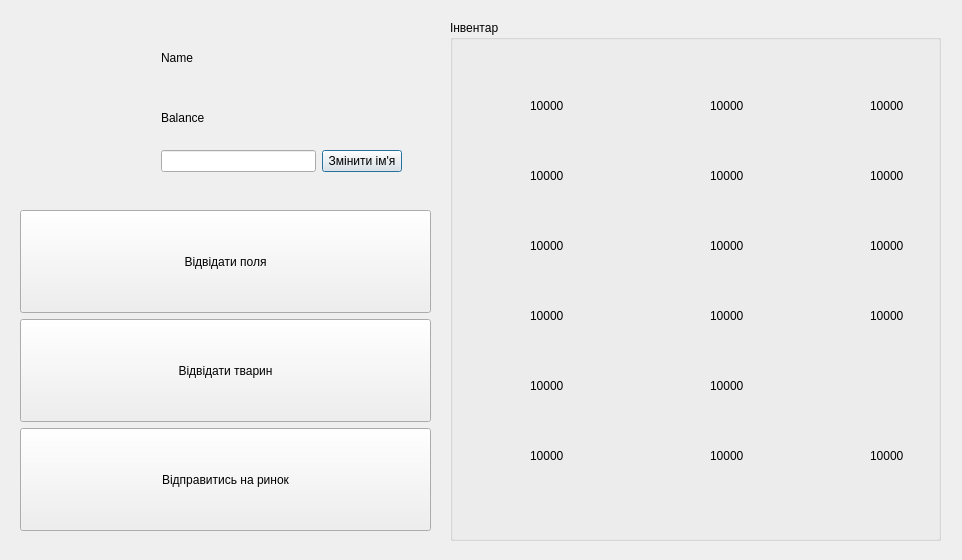
<?xml version="1.0" encoding="UTF-8"?>
<ui version="4.0">
 <class>Cabinet</class>
 <widget class="QDialog" name="Cabinet">
  <property name="geometry">
   <rect>
    <x>0</x>
    <y>0</y>
    <width>962</width>
    <height>560</height>
   </rect>
  </property>
  <property name="windowTitle">
   <string>Dialog</string>
  </property>
  <widget class="QLabel" name="accPic">
   <property name="geometry">
    <rect>
     <x>30</x>
     <y>30</y>
     <width>111</width>
     <height>111</height>
    </rect>
   </property>
   <property name="maximumSize">
    <size>
     <width>250</width>
     <height>250</height>
    </size>
   </property>
   <property name="text">
    <string/>
   </property>
   <property name="pixmap">
    <pixmap resource="res.qrc">:/pic/accPict.png</pixmap>
   </property>
  </widget>
  <widget class="QGroupBox" name="groupBox">
   <property name="enabled">
    <bool>true</bool>
   </property>
   <property name="geometry">
    <rect>
     <x>450</x>
     <y>20</y>
     <width>491</width>
     <height>521</height>
    </rect>
   </property>
   <property name="styleSheet">
    <string notr="true">font: 18pt &quot;Segoe UI&quot;;

</string>
   </property>
   <property name="title">
    <string>Інвентар</string>
   </property>
   <widget class="QLabel" name="s_carrot">
    <property name="geometry">
     <rect>
      <x>10</x>
      <y>50</y>
      <width>61</width>
      <height>61</height>
     </rect>
    </property>
    <property name="text">
     <string/>
    </property>
   </widget>
   <widget class="QLabel" name="s_potato">
    <property name="geometry">
     <rect>
      <x>10</x>
      <y>120</y>
      <width>61</width>
      <height>61</height>
     </rect>
    </property>
    <property name="text">
     <string/>
    </property>
   </widget>
   <widget class="QLabel" name="s_onion">
    <property name="geometry">
     <rect>
      <x>10</x>
      <y>190</y>
      <width>61</width>
      <height>61</height>
     </rect>
    </property>
    <property name="text">
     <string/>
    </property>
   </widget>
   <widget class="QLabel" name="s_cucumber">
    <property name="geometry">
     <rect>
      <x>10</x>
      <y>260</y>
      <width>61</width>
      <height>61</height>
     </rect>
    </property>
    <property name="text">
     <string/>
    </property>
   </widget>
   <widget class="QLabel" name="s_tomato">
    <property name="geometry">
     <rect>
      <x>10</x>
      <y>330</y>
      <width>61</width>
      <height>61</height>
     </rect>
    </property>
    <property name="text">
     <string/>
    </property>
   </widget>
   <widget class="QLabel" name="s_sunflower">
    <property name="geometry">
     <rect>
      <x>10</x>
      <y>400</y>
      <width>61</width>
      <height>61</height>
     </rect>
    </property>
    <property name="text">
     <string/>
    </property>
   </widget>
   <widget class="QLabel" name="h_onion">
    <property name="geometry">
     <rect>
      <x>190</x>
      <y>190</y>
      <width>61</width>
      <height>61</height>
     </rect>
    </property>
    <property name="text">
     <string/>
    </property>
   </widget>
   <widget class="QLabel" name="h_carrot">
    <property name="geometry">
     <rect>
      <x>190</x>
      <y>50</y>
      <width>61</width>
      <height>61</height>
     </rect>
    </property>
    <property name="text">
     <string/>
    </property>
   </widget>
   <widget class="QLabel" name="h_tomato">
    <property name="geometry">
     <rect>
      <x>190</x>
      <y>330</y>
      <width>61</width>
      <height>61</height>
     </rect>
    </property>
    <property name="text">
     <string/>
    </property>
   </widget>
   <widget class="QLabel" name="h_cucumber">
    <property name="geometry">
     <rect>
      <x>190</x>
      <y>260</y>
      <width>61</width>
      <height>61</height>
     </rect>
    </property>
    <property name="text">
     <string/>
    </property>
   </widget>
   <widget class="QLabel" name="h_sunflower">
    <property name="geometry">
     <rect>
      <x>190</x>
      <y>400</y>
      <width>61</width>
      <height>61</height>
     </rect>
    </property>
    <property name="text">
     <string/>
    </property>
   </widget>
   <widget class="QLabel" name="h_potato">
    <property name="geometry">
     <rect>
      <x>190</x>
      <y>120</y>
      <width>61</width>
      <height>61</height>
     </rect>
    </property>
    <property name="text">
     <string/>
    </property>
   </widget>
   <widget class="QLabel" name="lab_s_carrot">
    <property name="geometry">
     <rect>
      <x>80</x>
      <y>70</y>
      <width>41</width>
      <height>31</height>
     </rect>
    </property>
    <property name="styleSheet">
     <string notr="true">font: 700 italic 10pt &quot;Respect Narrow&quot;;</string>
    </property>
    <property name="text">
     <string>10000</string>
    </property>
   </widget>
   <widget class="QLabel" name="lab_s_potato">
    <property name="geometry">
     <rect>
      <x>80</x>
      <y>140</y>
      <width>41</width>
      <height>31</height>
     </rect>
    </property>
    <property name="styleSheet">
     <string notr="true">font: 700 italic 10pt &quot;Respect Narrow&quot;;</string>
    </property>
    <property name="text">
     <string>10000</string>
    </property>
   </widget>
   <widget class="QLabel" name="lab_s_onion">
    <property name="geometry">
     <rect>
      <x>80</x>
      <y>210</y>
      <width>41</width>
      <height>31</height>
     </rect>
    </property>
    <property name="styleSheet">
     <string notr="true">font: 700 italic 10pt &quot;Respect Narrow&quot;;</string>
    </property>
    <property name="text">
     <string>10000</string>
    </property>
   </widget>
   <widget class="QLabel" name="lab_s_cucumber">
    <property name="geometry">
     <rect>
      <x>80</x>
      <y>280</y>
      <width>41</width>
      <height>31</height>
     </rect>
    </property>
    <property name="styleSheet">
     <string notr="true">font: 700 italic 10pt &quot;Respect Narrow&quot;;</string>
    </property>
    <property name="text">
     <string>10000</string>
    </property>
   </widget>
   <widget class="QLabel" name="lab_s_tomato">
    <property name="geometry">
     <rect>
      <x>80</x>
      <y>350</y>
      <width>41</width>
      <height>31</height>
     </rect>
    </property>
    <property name="styleSheet">
     <string notr="true">font: 700 italic 10pt &quot;Respect Narrow&quot;;</string>
    </property>
    <property name="text">
     <string>10000</string>
    </property>
   </widget>
   <widget class="QLabel" name="lab_s_sunflower">
    <property name="geometry">
     <rect>
      <x>80</x>
      <y>420</y>
      <width>41</width>
      <height>31</height>
     </rect>
    </property>
    <property name="styleSheet">
     <string notr="true">font: 700 italic 10pt &quot;Respect Narrow&quot;;</string>
    </property>
    <property name="text">
     <string>10000</string>
    </property>
   </widget>
   <widget class="QLabel" name="lab_h_carrot">
    <property name="geometry">
     <rect>
      <x>260</x>
      <y>70</y>
      <width>41</width>
      <height>31</height>
     </rect>
    </property>
    <property name="styleSheet">
     <string notr="true">font: 700 italic 10pt &quot;Respect Narrow&quot;;</string>
    </property>
    <property name="text">
     <string>10000</string>
    </property>
   </widget>
   <widget class="QLabel" name="lab_h_cucumber">
    <property name="geometry">
     <rect>
      <x>260</x>
      <y>280</y>
      <width>41</width>
      <height>31</height>
     </rect>
    </property>
    <property name="styleSheet">
     <string notr="true">font: 700 italic 10pt &quot;Respect Narrow&quot;;</string>
    </property>
    <property name="text">
     <string>10000</string>
    </property>
   </widget>
   <widget class="QLabel" name="lab_h_tomato">
    <property name="geometry">
     <rect>
      <x>260</x>
      <y>350</y>
      <width>41</width>
      <height>31</height>
     </rect>
    </property>
    <property name="styleSheet">
     <string notr="true">font: 700 italic 10pt &quot;Respect Narrow&quot;;</string>
    </property>
    <property name="text">
     <string>10000</string>
    </property>
   </widget>
   <widget class="QLabel" name="lab_h_sunflower">
    <property name="geometry">
     <rect>
      <x>260</x>
      <y>420</y>
      <width>41</width>
      <height>31</height>
     </rect>
    </property>
    <property name="styleSheet">
     <string notr="true">font: 700 italic 10pt &quot;Respect Narrow&quot;;</string>
    </property>
    <property name="text">
     <string>10000</string>
    </property>
   </widget>
   <widget class="QLabel" name="lab_h_onion">
    <property name="geometry">
     <rect>
      <x>260</x>
      <y>210</y>
      <width>41</width>
      <height>31</height>
     </rect>
    </property>
    <property name="styleSheet">
     <string notr="true">font: 700 italic 10pt &quot;Respect Narrow&quot;;</string>
    </property>
    <property name="text">
     <string>10000</string>
    </property>
   </widget>
   <widget class="QLabel" name="lab_h_potato">
    <property name="geometry">
     <rect>
      <x>260</x>
      <y>140</y>
      <width>41</width>
      <height>31</height>
     </rect>
    </property>
    <property name="styleSheet">
     <string notr="true">font: 700 italic 10pt &quot;Respect Narrow&quot;;</string>
    </property>
    <property name="text">
     <string>10000</string>
    </property>
   </widget>
   <widget class="QLabel" name="eggs">
    <property name="geometry">
     <rect>
      <x>350</x>
      <y>50</y>
      <width>61</width>
      <height>61</height>
     </rect>
    </property>
    <property name="text">
     <string/>
    </property>
   </widget>
   <widget class="QLabel" name="lab_meat">
    <property name="geometry">
     <rect>
      <x>420</x>
      <y>140</y>
      <width>41</width>
      <height>31</height>
     </rect>
    </property>
    <property name="styleSheet">
     <string notr="true">font: 700 italic 10pt &quot;Respect Narrow&quot;;</string>
    </property>
    <property name="text">
     <string>10000</string>
    </property>
   </widget>
   <widget class="QLabel" name="wool">
    <property name="geometry">
     <rect>
      <x>350</x>
      <y>260</y>
      <width>61</width>
      <height>61</height>
     </rect>
    </property>
    <property name="text">
     <string/>
    </property>
   </widget>
   <widget class="QLabel" name="milk">
    <property name="geometry">
     <rect>
      <x>350</x>
      <y>190</y>
      <width>61</width>
      <height>61</height>
     </rect>
    </property>
    <property name="text">
     <string/>
    </property>
   </widget>
   <widget class="QLabel" name="lab_milk">
    <property name="geometry">
     <rect>
      <x>420</x>
      <y>210</y>
      <width>41</width>
      <height>31</height>
     </rect>
    </property>
    <property name="styleSheet">
     <string notr="true">font: 700 italic 10pt &quot;Respect Narrow&quot;;</string>
    </property>
    <property name="text">
     <string>10000</string>
    </property>
   </widget>
   <widget class="QLabel" name="fertilizer">
    <property name="geometry">
     <rect>
      <x>350</x>
      <y>330</y>
      <width>61</width>
      <height>61</height>
     </rect>
    </property>
    <property name="text">
     <string/>
    </property>
   </widget>
   <widget class="QLabel" name="lab_wool">
    <property name="geometry">
     <rect>
      <x>420</x>
      <y>280</y>
      <width>41</width>
      <height>31</height>
     </rect>
    </property>
    <property name="styleSheet">
     <string notr="true">font: 700 italic 10pt &quot;Respect Narrow&quot;;</string>
    </property>
    <property name="text">
     <string>10000</string>
    </property>
   </widget>
   <widget class="QLabel" name="meat">
    <property name="geometry">
     <rect>
      <x>350</x>
      <y>120</y>
      <width>61</width>
      <height>61</height>
     </rect>
    </property>
    <property name="text">
     <string/>
    </property>
   </widget>
   <widget class="QLabel" name="feed">
    <property name="geometry">
     <rect>
      <x>350</x>
      <y>400</y>
      <width>61</width>
      <height>61</height>
     </rect>
    </property>
    <property name="text">
     <string/>
    </property>
   </widget>
   <widget class="QLabel" name="lab_feed">
    <property name="geometry">
     <rect>
      <x>420</x>
      <y>420</y>
      <width>41</width>
      <height>31</height>
     </rect>
    </property>
    <property name="styleSheet">
     <string notr="true">font: 700 italic 10pt &quot;Respect Narrow&quot;;</string>
    </property>
    <property name="text">
     <string>10000</string>
    </property>
   </widget>
   <widget class="QLabel" name="lab_eggs">
    <property name="geometry">
     <rect>
      <x>420</x>
      <y>70</y>
      <width>41</width>
      <height>31</height>
     </rect>
    </property>
    <property name="styleSheet">
     <string notr="true">font: 700 italic 10pt &quot;Respect Narrow&quot;;</string>
    </property>
    <property name="text">
     <string>10000</string>
    </property>
   </widget>
   <widget class="QLabel" name="lab_fertilizer">
    <property name="geometry">
     <rect>
      <x>420</x>
      <y>350</y>
      <width>41</width>
      <height>31</height>
     </rect>
    </property>
    <property name="styleSheet">
     <string notr="true">font: 700 italic 10pt &quot;Respect Narrow&quot;;</string>
    </property>
    <property name="text">
     <string/>
    </property>
   </widget>
  </widget>
  <widget class="QWidget" name="layoutWidget">
   <property name="geometry">
    <rect>
     <x>161</x>
     <y>31</y>
     <width>241</width>
     <height>141</height>
    </rect>
   </property>
   <layout class="QVBoxLayout" name="verticalLayout_2">
    <item>
     <layout class="QVBoxLayout" name="verticalLayout">
      <item>
       <widget class="QLabel" name="lab_name">
        <property name="styleSheet">
         <string notr="true">font: 18pt &quot;Segoe UI&quot;;
</string>
        </property>
        <property name="text">
         <string>Name</string>
        </property>
       </widget>
      </item>
      <item>
       <widget class="QLabel" name="lab_balance">
        <property name="styleSheet">
         <string notr="true">
font: 18pt &quot;Segoe UI&quot;;</string>
        </property>
        <property name="text">
         <string>Balance</string>
        </property>
       </widget>
      </item>
     </layout>
    </item>
    <item>
     <layout class="QHBoxLayout" name="horizontalLayout">
      <item>
       <widget class="QLineEdit" name="changeName_lineEdit"/>
      </item>
      <item>
       <widget class="QPushButton" name="changeName_but">
        <property name="sizePolicy">
         <sizepolicy hsizetype="Minimum" vsizetype="Fixed">
          <horstretch>0</horstretch>
          <verstretch>0</verstretch>
         </sizepolicy>
        </property>
        <property name="text">
         <string>Змінити ім'я</string>
        </property>
       </widget>
      </item>
     </layout>
    </item>
   </layout>
  </widget>
  <widget class="QWidget" name="layoutWidget">
   <property name="geometry">
    <rect>
     <x>20</x>
     <y>210</y>
     <width>411</width>
     <height>321</height>
    </rect>
   </property>
   <layout class="QVBoxLayout" name="verticalLayout_3">
    <item>
     <widget class="QPushButton" name="button_fields">
      <property name="sizePolicy">
       <sizepolicy hsizetype="Minimum" vsizetype="Preferred">
        <horstretch>0</horstretch>
        <verstretch>0</verstretch>
       </sizepolicy>
      </property>
      <property name="text">
       <string>Відвідати поля</string>
      </property>
     </widget>
    </item>
    <item>
     <widget class="QPushButton" name="button_animals">
      <property name="sizePolicy">
       <sizepolicy hsizetype="Minimum" vsizetype="Preferred">
        <horstretch>0</horstretch>
        <verstretch>0</verstretch>
       </sizepolicy>
      </property>
      <property name="text">
       <string>Відвідати тварин</string>
      </property>
     </widget>
    </item>
    <item>
     <widget class="QPushButton" name="button_shop">
      <property name="sizePolicy">
       <sizepolicy hsizetype="Minimum" vsizetype="Preferred">
        <horstretch>0</horstretch>
        <verstretch>0</verstretch>
       </sizepolicy>
      </property>
      <property name="text">
       <string>Відправитись на ринок</string>
      </property>
     </widget>
    </item>
   </layout>
  </widget>
 </widget>
 <resources>
  <include location="res.qrc"/>
 </resources>
 <connections/>
</ui>
